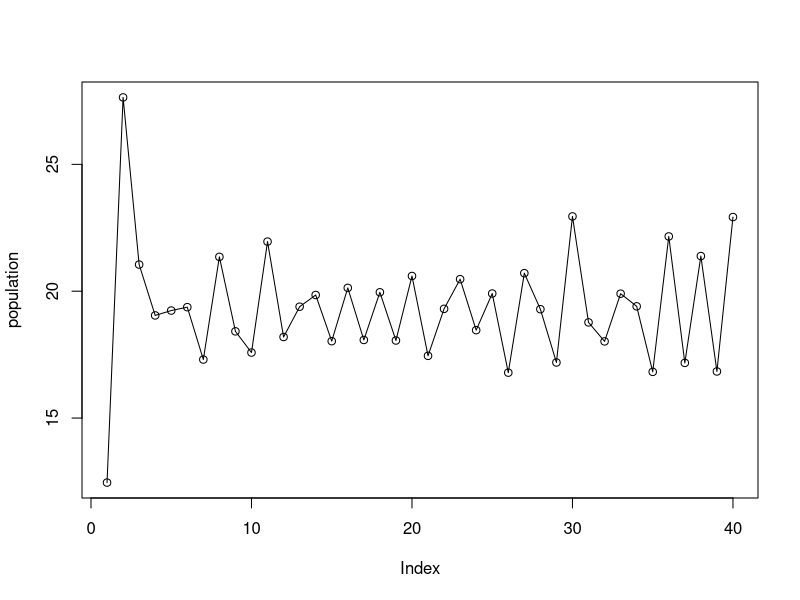
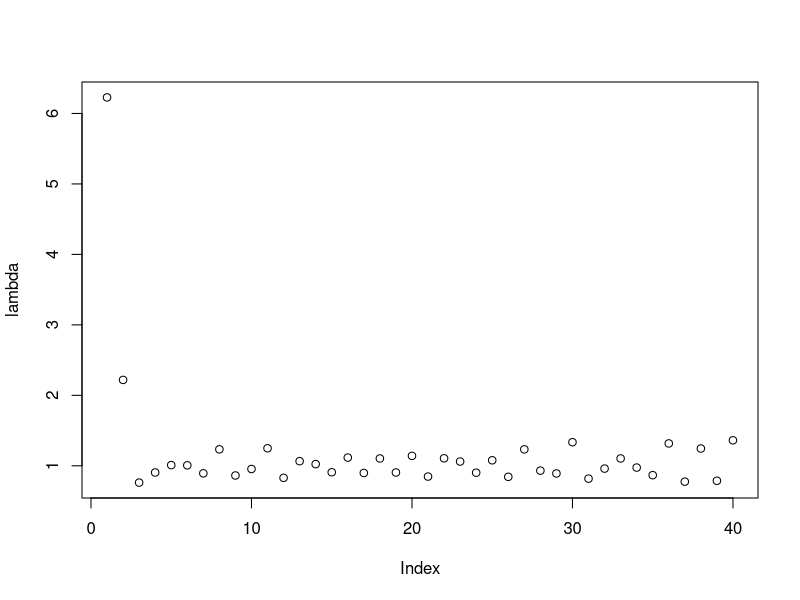
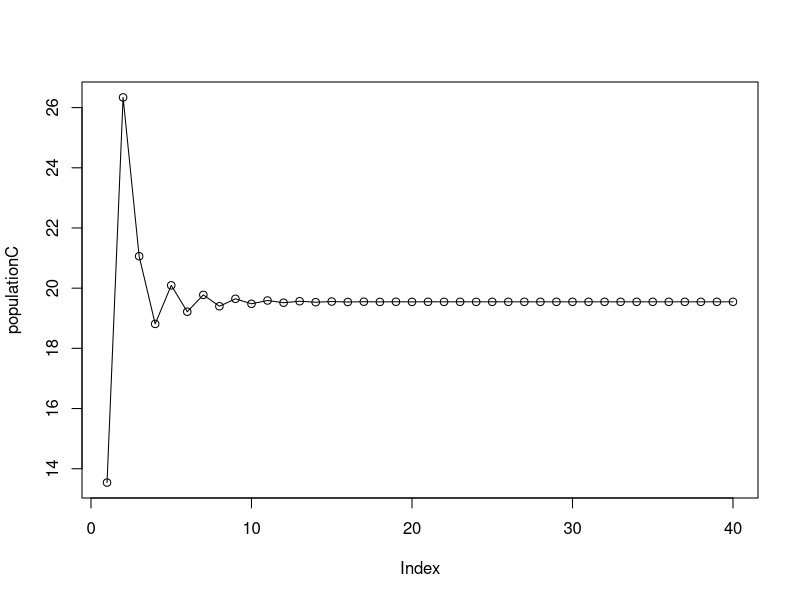
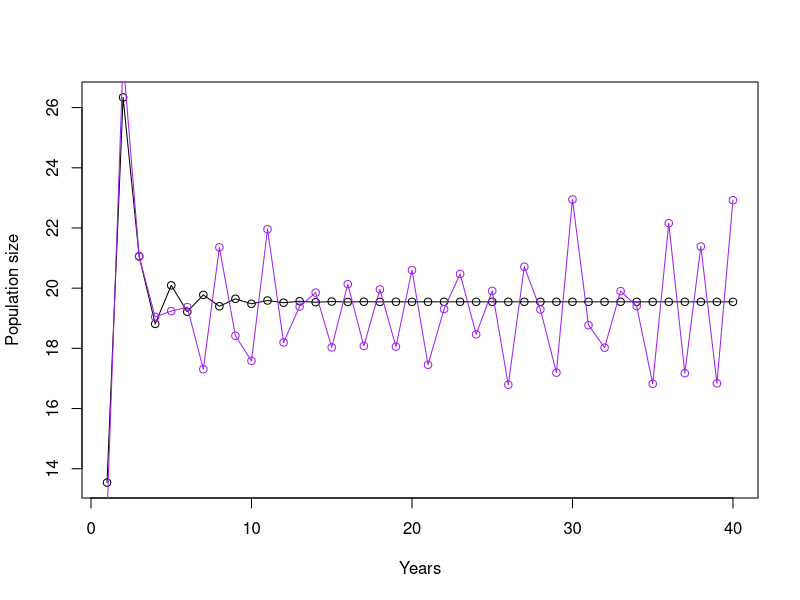

These figures' R source, in order:
###########################################################
#File name: Population_model_trial2.R                     #
#Population model for Neodiprion sertifer                 #
#Exploring how trait-mediated effects affects the dynamics#
###########################################################


#Set initial variables:
######################
sexratio<-0.5 #sexratio of the population 
#There are several studies on sexratios of N. sertifer so this value could be varied

Sback<-0.4 #Background survival (egg, adult survival)
#There are several studies on mortality rates in different life stages as well as mortality rates 
#caused by differnt natural enemies (virus, ants, parasitoids etc.)
#This could be used in the model

years<-40 #number of years/generations to run the model for


#Proportion of browsed and un-browsed trees
Btrees<-0.5 #Proportion of induced (browsed) trees 
Ctrees<-0.5 #Proportion of non-induced (control) trees 

#Proportion of the sawfly population that fed on browsed/un-browsed trees last year
#Fecundity of females at time t will depend on what they fed on as larvae at time t-1. 
#Start with Cfec<-1, i.e. all individuals fed on un-browed (control) trees at time t-1. 
#The Bfec and Cfec in the next time step (t+1) will depend directly on the Btrees and Ctrees in the previous year (t) 
Bfec<-0 #Proportion of individuals that fed on induced(browsed) trees in the previous year - i.e. have browsed-fecundity value
Cfec<-1 #Proportion of individuals that fed on non-induced(control) trees in the previous year - i.e. have control-fecundity value

 

#Set fecundity values for browsed and control trees
#Fecundity = number of eggs per female 
#Could be drawn from a distribution from data ?
FecB<-85 #Fecundity of individuals that have fed on browsed trees (mean) [mean fecundity on clipped trees is 91]
FecC<-79 #Fecundity of individuals that have fed on control trees (mean)


#Set larval survival values for browsed and un-browsed trees
#Could be drawn from a distribution from data ?
SlarvaeB<-0.42 #Survival on browsed trees (mean)
SlarvaeC<-0.50 #Survival on control trees (mean)

#Set population start value
N<-2 #Number of pupae per m2 at time t=0

#Make population value and lamda value matrices
population<-numeric(years)#Nt+1 matrix
pop<-numeric(years)#Nt matrix
lambda<-numeric(years) #Lambda matrix (Lambda=Nt+1/Nt)


#Model with TMII
for(i in 1:years){
  pop[i]<-N #number of pupae at time t
  s.pupae<-1-(45*(N/(625+(N^2)))) #density dependent survival of pupae (based on Larsson et al 2000, Hanski 1987)
  N<-N*s.pupae #Basically number of adults at time t
  #N<-N*s.adult #adult survival (from Olofsson or other study?)
  #If we could incorporate female choice we should do it here
  
  #Proportion of population on different trees and with different fecundity and survival 
  #Add effect of direct consumption of the browsed trees 
  NBB<-N*Bfec*Btrees*Sback*sexratio*SlarvaeB*FecB #on browsed trees with browsed fecundity, [add direct consumption]
  NCB<-N*Bfec*Ctrees*Sback*sexratio*SlarvaeC*FecB #on control trees with browsed fecundity
  NBC<-N*Cfec*Btrees*Sback*sexratio*SlarvaeB*FecC #on browsed trees with control fecundity, [add direct consumption]
  NCC<-N*Cfec*Ctrees*Sback*sexratio*SlarvaeC*FecC #on control trees with control fecundity 
  
  N<-NBB+NCB+NBC+NCC #sum to obtain total population size
  Bfec<-(NBB+NBC)/N #the prop of individuals that have been reared on browsed trees 
  Cfec<-(NCB+NCC)/N #the prop of individuals that have been reared on control trees 
  #Prop of induced trees (random), this can be varied to only be within a certain range or have a set value
  Btrees<-runif(1,0,1) #Prop of trees getting browsed during winter, could be random or fixed 
  Ctrees<-(1-Btrees)
  population[i]<-N
  lambda[i]<-(population[i]/pop[i])
  
}
pop #Check pop size
population #Check pop siz
plot(population)
lines(population)
plot(lambda)

#Model w/o TMII
#Set population size (NC)
NC<-2
#Create matrices for population sizes and lambda 
populationC<-numeric(years)
popC<-numeric(years)
lambdaC<-numeric(years)
for(i in 1:years){
  popC[i]<-NC #number of pupae at time t
  s.pupae<-1-(45*(NC/(625+(NC^2)))) #density dependent survival of pupae 
  NC<-NC*s.pupae #Basically number of adults at time t
  NC<-NC*Sback*sexratio*SlarvaeC*FecC
  populationC[i]<-NC
  lambdaC[i]<-(populationC[i]/popC[i])
}
popC
populationC
plot(populationC)
lines(populationC)

#Plot both models 
plot(populationC, ylab="Population size", xlab="Years") #Control model
lines(populationC)
points(population,xlab="years",ylab="Population size",col="purple") #TMII model
lines(population,col="purple")
##############################################

#QUESTIONS, LIMITATIONS, PROBLEMS, IDEAS ETC.:
##############################################

#Incorporate some direct consumption effect (% sawfly eggs accidently eaten by mammals during winter)
#Incorpotate some selectivity - female sawflies might avoid or prefer to oviposit on browsed trees
#Repeated herbivory - moose often re-browse trees - might change the level of imduced reponse
#Intensity of browsing - relationship between browsing induced reponse and the effect on sawflies might not be linear


